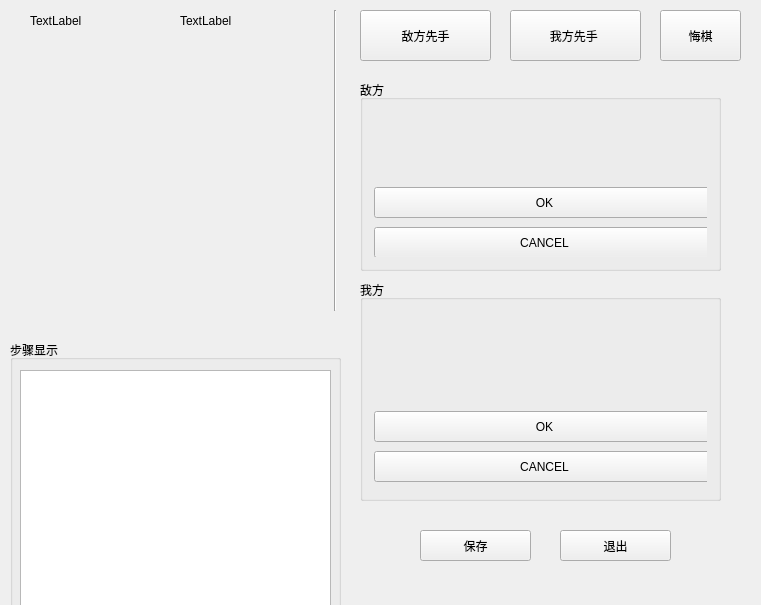
<?xml version="1.0" encoding="UTF-8"?>
<ui version="4.0">
 <class>Widget</class>
 <widget class="QWidget" name="Widget">
  <property name="geometry">
   <rect>
    <x>0</x>
    <y>0</y>
    <width>761</width>
    <height>605</height>
   </rect>
  </property>
  <property name="windowTitle">
   <string>Widget</string>
  </property>
  <widget class="Line" name="line">
   <property name="geometry">
    <rect>
     <x>290</x>
     <y>10</y>
     <width>91</width>
     <height>301</height>
    </rect>
   </property>
   <property name="orientation">
    <enum>Qt::Vertical</enum>
   </property>
  </widget>
  <widget class="QPushButton" name="blackfirst">
   <property name="geometry">
    <rect>
     <x>360</x>
     <y>10</y>
     <width>131</width>
     <height>51</height>
    </rect>
   </property>
   <property name="text">
    <string>敌方先手</string>
   </property>
  </widget>
  <widget class="QPushButton" name="whitefirst">
   <property name="geometry">
    <rect>
     <x>510</x>
     <y>10</y>
     <width>131</width>
     <height>51</height>
    </rect>
   </property>
   <property name="text">
    <string>我方先手 </string>
   </property>
  </widget>
  <widget class="QGroupBox" name="groupBox">
   <property name="geometry">
    <rect>
     <x>360</x>
     <y>80</y>
     <width>361</width>
     <height>191</height>
    </rect>
   </property>
   <property name="title">
    <string>敌方</string>
   </property>
   <layout class="QVBoxLayout" name="verticalLayout">
    <item>
     <widget class="QLabel" name="blacktime">
      <property name="text">
       <string/>
      </property>
     </widget>
    </item>
    <item>
     <widget class="QWidget" name="widget" native="true">
      <widget class="QPushButton" name="blackcancel">
       <property name="geometry">
        <rect>
         <x>0</x>
         <y>40</y>
         <width>341</width>
         <height>31</height>
        </rect>
       </property>
       <property name="text">
        <string>CANCEL</string>
       </property>
      </widget>
      <widget class="QPushButton" name="blackok">
       <property name="geometry">
        <rect>
         <x>0</x>
         <y>0</y>
         <width>341</width>
         <height>31</height>
        </rect>
       </property>
       <property name="text">
        <string>OK</string>
       </property>
      </widget>
     </widget>
    </item>
   </layout>
  </widget>
  <widget class="QGroupBox" name="groupBox_2">
   <property name="geometry">
    <rect>
     <x>360</x>
     <y>280</y>
     <width>361</width>
     <height>221</height>
    </rect>
   </property>
   <property name="title">
    <string>我方</string>
   </property>
   <layout class="QVBoxLayout" name="verticalLayout_2">
    <item>
     <widget class="QWidget" name="widget_2" native="true">
      <widget class="QLabel" name="whitetime">
       <property name="geometry">
        <rect>
         <x>10</x>
         <y>10</y>
         <width>321</width>
         <height>81</height>
        </rect>
       </property>
       <property name="text">
        <string/>
       </property>
      </widget>
      <widget class="QPushButton" name="whiteok">
       <property name="geometry">
        <rect>
         <x>0</x>
         <y>100</y>
         <width>341</width>
         <height>31</height>
        </rect>
       </property>
       <property name="text">
        <string>OK</string>
       </property>
      </widget>
      <widget class="QPushButton" name="whitecancel">
       <property name="geometry">
        <rect>
         <x>0</x>
         <y>140</y>
         <width>341</width>
         <height>31</height>
        </rect>
       </property>
       <property name="text">
        <string>CANCEL</string>
       </property>
      </widget>
     </widget>
    </item>
   </layout>
  </widget>
  <widget class="QPushButton" name="save">
   <property name="geometry">
    <rect>
     <x>420</x>
     <y>530</y>
     <width>111</width>
     <height>31</height>
    </rect>
   </property>
   <property name="text">
    <string>保存</string>
   </property>
  </widget>
  <widget class="QLabel" name="di">
   <property name="geometry">
    <rect>
     <x>30</x>
     <y>10</y>
     <width>131</width>
     <height>21</height>
    </rect>
   </property>
   <property name="text">
    <string>TextLabel</string>
   </property>
  </widget>
  <widget class="QLabel" name="wo">
   <property name="geometry">
    <rect>
     <x>180</x>
     <y>10</y>
     <width>141</width>
     <height>21</height>
    </rect>
   </property>
   <property name="text">
    <string>TextLabel</string>
   </property>
  </widget>
  <widget class="QPushButton" name="esc">
   <property name="geometry">
    <rect>
     <x>560</x>
     <y>530</y>
     <width>111</width>
     <height>31</height>
    </rect>
   </property>
   <property name="text">
    <string>退出</string>
   </property>
  </widget>
  <widget class="QPushButton" name="backstep">
   <property name="geometry">
    <rect>
     <x>660</x>
     <y>10</y>
     <width>81</width>
     <height>51</height>
    </rect>
   </property>
   <property name="text">
    <string>悔棋</string>
   </property>
  </widget>
  <widget class="QGroupBox" name="groupBox_3">
   <property name="geometry">
    <rect>
     <x>10</x>
     <y>340</y>
     <width>331</width>
     <height>281</height>
    </rect>
   </property>
   <property name="title">
    <string>步骤显示</string>
   </property>
   <widget class="QTextBrowser" name="textBrowser">
    <property name="geometry">
     <rect>
      <x>10</x>
      <y>30</y>
      <width>311</width>
      <height>241</height>
     </rect>
    </property>
    <property name="html">
     <string>&lt;!DOCTYPE HTML PUBLIC &quot;-//W3C//DTD HTML 4.0//EN&quot; &quot;http://www.w3.org/TR/REC-html40/strict.dtd&quot;&gt;
&lt;html&gt;&lt;head&gt;&lt;meta name=&quot;qrichtext&quot; content=&quot;1&quot; /&gt;&lt;style type=&quot;text/css&quot;&gt;
p, li { white-space: pre-wrap; }
&lt;/style&gt;&lt;/head&gt;&lt;body style=&quot; font-family:'SimSun'; font-size:9pt; font-weight:400; font-style:normal;&quot;&gt;
&lt;p style=&quot;-qt-paragraph-type:empty; margin-top:0px; margin-bottom:0px; margin-left:0px; margin-right:0px; -qt-block-indent:0; text-indent:0px; font-family:'SimSun';&quot;&gt;&lt;br /&gt;&lt;/p&gt;&lt;/body&gt;&lt;/html&gt;</string>
    </property>
   </widget>
  </widget>
  <widget class="QWidget" name="horizontalLayoutWidget">
   <property name="geometry">
    <rect>
     <x>10</x>
     <y>30</y>
     <width>20</width>
     <height>291</height>
    </rect>
   </property>
   <layout class="QVBoxLayout" name="verticalLayout_4">
    <item>
     <widget class="QLabel" name="label_7">
      <property name="text">
       <string>6</string>
      </property>
     </widget>
    </item>
    <item>
     <widget class="QLabel" name="label_6">
      <property name="text">
       <string>5</string>
      </property>
     </widget>
    </item>
    <item>
     <widget class="QLabel" name="label_5">
      <property name="text">
       <string>4</string>
      </property>
     </widget>
    </item>
    <item>
     <widget class="QLabel" name="label_4">
      <property name="text">
       <string>3</string>
      </property>
     </widget>
    </item>
    <item>
     <widget class="QLabel" name="label_2">
      <property name="text">
       <string>2</string>
      </property>
     </widget>
    </item>
    <item>
     <widget class="QLabel" name="label_3">
      <property name="text">
       <string>1</string>
      </property>
     </widget>
    </item>
   </layout>
  </widget>
  <widget class="QWidget" name="horizontalLayoutWidget_2">
   <property name="geometry">
    <rect>
     <x>40</x>
     <y>310</y>
     <width>301</width>
     <height>20</height>
    </rect>
   </property>
   <layout class="QHBoxLayout" name="horizontalLayout">
    <item>
     <widget class="QLabel" name="label">
      <property name="text">
       <string>A</string>
      </property>
     </widget>
    </item>
    <item>
     <widget class="QLabel" name="label_8">
      <property name="text">
       <string>B</string>
      </property>
     </widget>
    </item>
    <item>
     <widget class="QLabel" name="label_9">
      <property name="text">
       <string>C</string>
      </property>
     </widget>
    </item>
    <item>
     <widget class="QLabel" name="label_10">
      <property name="text">
       <string>D</string>
      </property>
     </widget>
    </item>
    <item>
     <widget class="QLabel" name="label_11">
      <property name="text">
       <string>E</string>
      </property>
     </widget>
    </item>
    <item>
     <widget class="QLabel" name="label_12">
      <property name="text">
       <string>F</string>
      </property>
     </widget>
    </item>
   </layout>
  </widget>
 </widget>
 <layoutdefault spacing="6" margin="11"/>
 <resources/>
 <connections/>
</ui>
